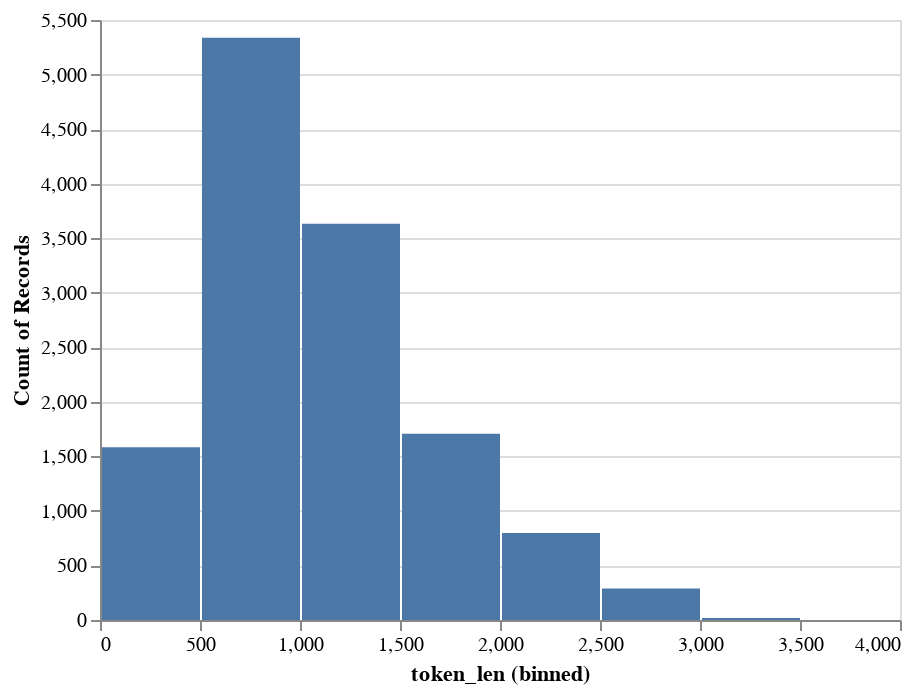

The code cell stored with this chart in its notebook:
### Code cell
alt.Chart(data).mark_bar().encode(
    alt.X('token_len:Q', bin=True),
    y='count()',
)

### Figure 1 — Vega-Lite specification as saved in the notebook (floating-point values rounded to 4 significant figures; data arrays with more than 128 entries replaced by an {"elided": "..."} marker saying what was removed)
{"config": {"view": {"continuousWidth": 400, "continuousHeight": 300}}, "data": {"name": "data-fab4ab8cbbc7b7d1aa46be96ca761728"}, "mark": "bar", "encoding": {"x": {"type": "quantitative", "bin": true, "field": "token_len"}, "y": {"type": "quantitative", "aggregate": "count"}}, "$schema": "https://vega.github.io/schema/vega-lite/v4.8.1.json", "datasets": {"data-fab4ab8cbbc7b7d1aa46be96ca761728": {"elided": "13367 records"}}}
